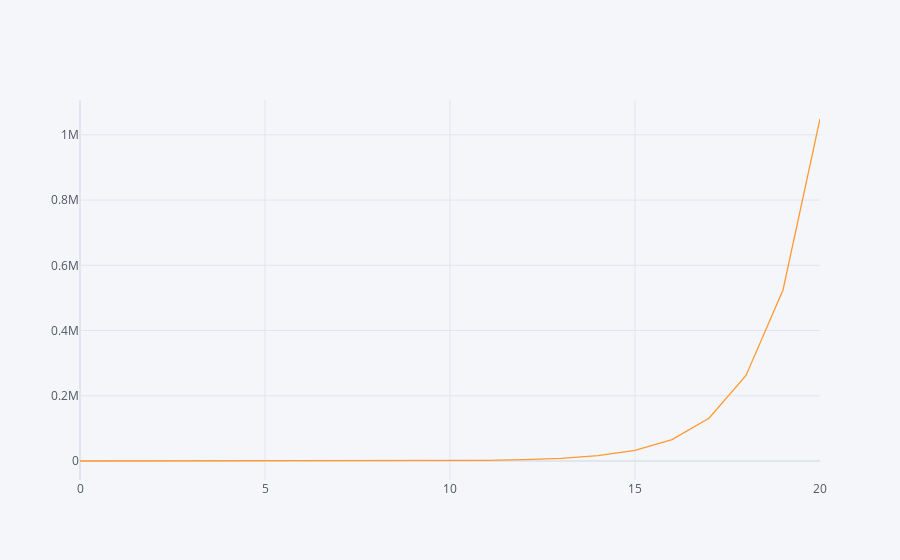

Notebook code cell kept with this figure:
### Code cell
infected_sim_df.iplot()

### Figure 1 — Plotly figure (JSON) as saved in the notebook; plotly's stock layout.template omitted (floating-point values rounded to 4 significant figures)
{"data": [{"line": {"color": "rgba(255, 153, 51, 1.0)", "dash": "solid", "shape": "linear", "width": 1.3}, "mode": "lines", "name": "infected", "text": "", "type": "scatter", "x": [0, 1, 2, 3, 4, 5, 6, 7, 8, 9, 10, 11, 12, 13, 14, 15, 16, 17, 18, 19, 20], "y": [1, 2, 4, 8, 16, 32, 64, 128, 256, 512, 1024, 2048, 4096, 8192, 16384, 32768, 65536, 131072, 262144, 524288, 1048576]}], "layout": {"legend": {"bgcolor": "#F5F6F9", "font": {"color": "#4D5663"}}, "paper_bgcolor": "#F5F6F9", "plot_bgcolor": "#F5F6F9", "title": {"font": {"color": "#4D5663"}}, "xaxis": {"gridcolor": "#E1E5ED", "showgrid": true, "tickfont": {"color": "#4D5663"}, "title": {"font": {"color": "#4D5663"}, "text": ""}, "zerolinecolor": "#E1E5ED"}, "yaxis": {"gridcolor": "#E1E5ED", "showgrid": true, "tickfont": {"color": "#4D5663"}, "title": {"font": {"color": "#4D5663"}, "text": ""}, "zerolinecolor": "#E1E5ED"}}}
